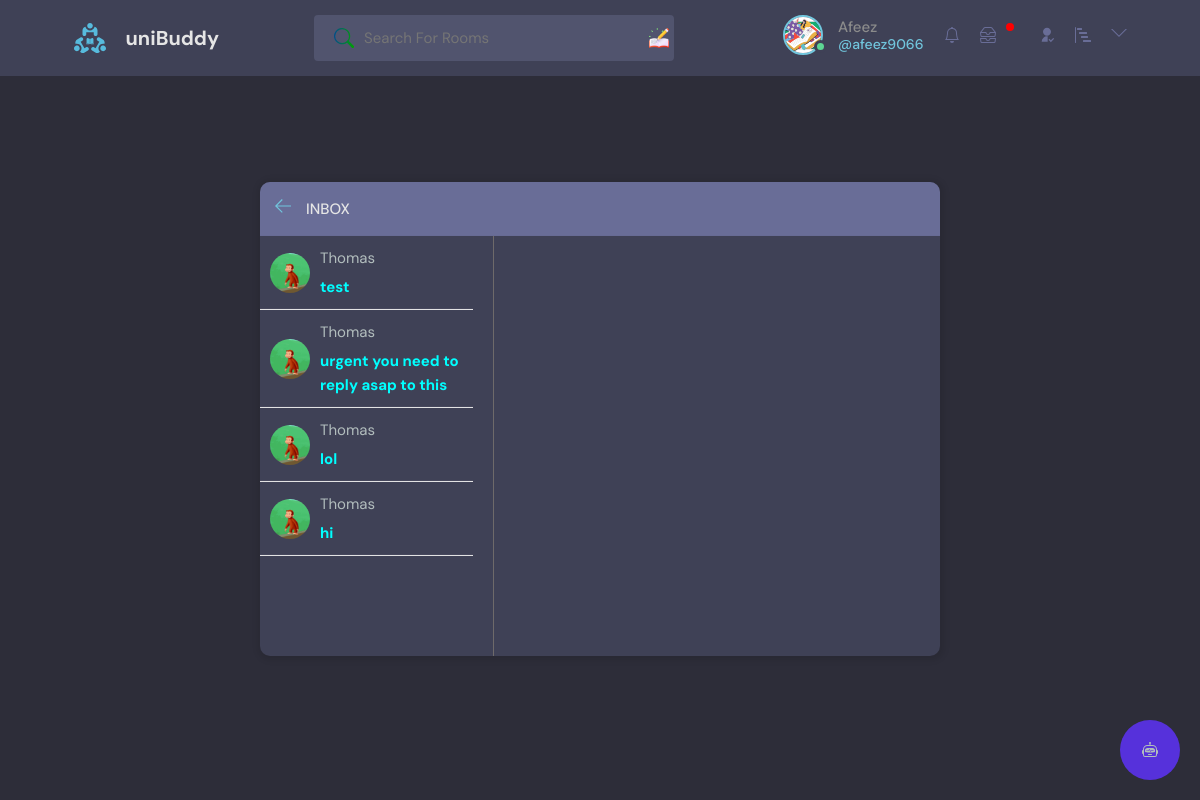
Page /inbox/ (signed in) on the earlier database version.
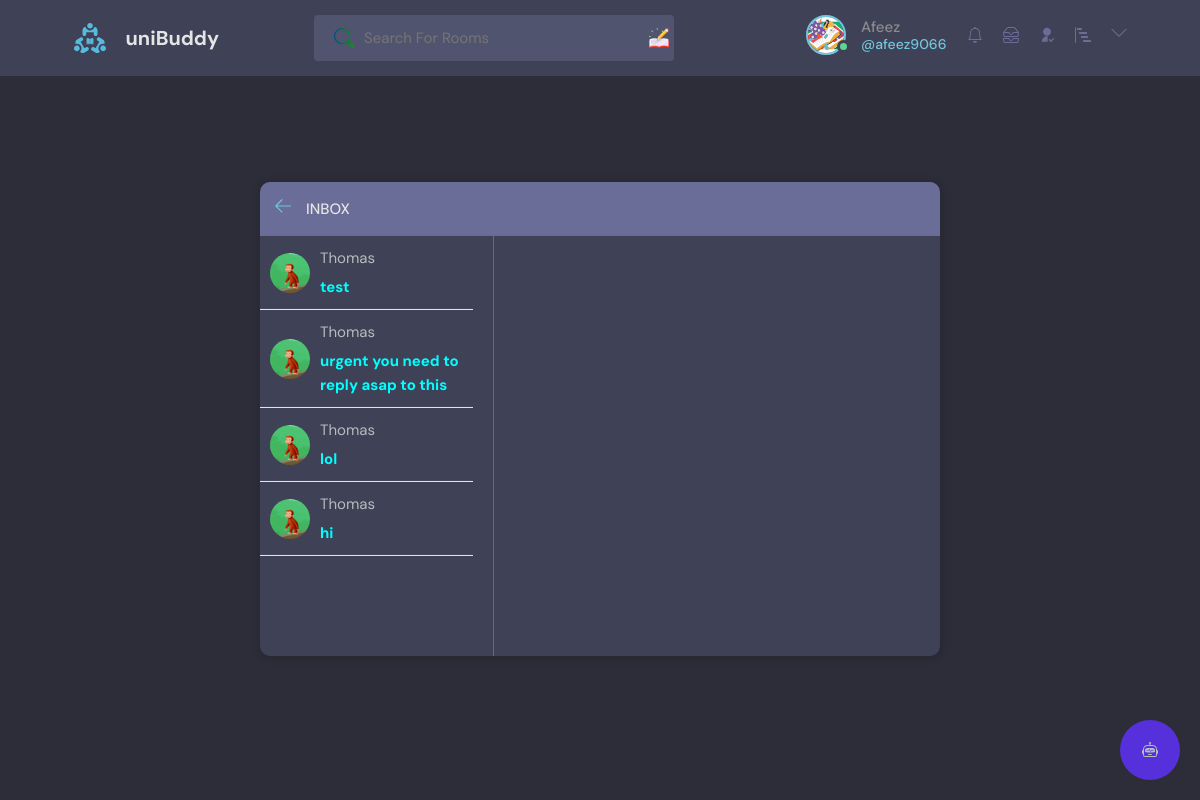
Same page on the later database version.
### base/views.py (the view)
# urls.py: path('inbox/', views.inbox, name="inbox"),
@login_required(login_url='login')
def inbox(request):
    user = request.user
    messageRequests = user.messages.all()
    unreadCount = messageRequests.filter(is_read=False).count()
    context = {'messageRequests': messageRequests, 'unreadCount': unreadCount}
    return render(request, 'base/inbox.html', context)

### base/templatetags/custom_tags.py (called while the page is built)
@register.simple_tag
def unread_messages_count(user):
    return user.messages.filter(is_read=False).count()

### base/templatetags/notification_tags.py (called while the page is built)
@register.simple_tag
def unread_notifications_count(user):
    last_checked = user.last_checked
    return Notification.objects.filter(receiver=user, created_at__gt=last_checked).count()

### base/templates/base/inbox.html (shortened to what this page needs)
{% extends 'main.html' %}
{% load static %}
{% block content %}
<main class="create-room layout">
  <div class="container">
    <div class="layout__box">
      <div class="layout__boxHeader">
        <div class="layout__boxTitle">
          <a href="{% url 'home' %}">
            <svg version="1.1" xmlns="http://www.w3.org/2000/svg" width="32" height="32" viewBox="0 0 32 32">
              <title>arrow-left</title>
              <path
                d="M13.723 2.286l-13.723 13.714 13.719 13.714 1.616-1.611-10.96-10.96h27.625v-2.286h-27.625l10.965-10.965-1.616-1.607z">
              </path>
            </svg>
          </a>
          <h3>Inbox</h3>
        </div>
      </div>
      <div class="inbox-container layout__body">
        <div class="inbox">
          <ul class="messages">
            {% for message in messageRequests %}
            {% if message.is_read == False %}
            <li class="message message--unread" data-message-id="{{message.id}}">
              {% else %}
            <li class="message" data-message-id="{{message.id}}">
              {% endif %}
              <div class="message__content">
                <div class="message__info">
                  <img class="message__avatar" src="{{message.user.avatar.url}}" alt="{{message.user.username}}'s avatar">
                  <div class="message__author-subject">
                    <span class="message__author">{{message.name}}</span>
                    <span class="message__subject">{{message.subject}}</span>
                  </div>
                </div>
          </div>
            </li>
            {% endfor %}
          </ul>
        </div>
        <div class="message-view message-view-top">
        </div>
      </div>
    </div>
  </div>
</main>
{% endblock content %}

### templates/navbar.html (shortened to what this page needs)
{% load static %}
{% load static custom_tags %}
{% load static notification_tags %}
<header class="header header--loggedIn">
    <div class="container">
        <a href="{% url 'home' %}" class="header__logo">
            <img src="{% static 'images/logo.svg' %}" />
            <h1>uniBuddy</h1>
        </a>
        <form class="header__search" method="GET" action="{% url 'home' %}">
            <label>
                <input name="q" placeholder="Search For Rooms" />
                <div class="search-addon"></div>
            </label>
        </form>
        <nav class="header__menu">
            {% if request.user.is_authenticated %}
            <div class="header__user">
                <a href="{% url 'user-profile' request.user.id %}">
                    <div class="avatar avatar--medium active">
                        <img src="{{request.user.avatar.url}}" />
                    </div>
                    <p>{{request.user.name}} <span>@{{request.user.username}}</span></p>
                    <a href="{% url 'get_notifications' %}">
                    </a>
                    {% unread_messages_count request.user as unreadCount %}
                    <a href="{% url 'inbox' %}">
                        {% if unreadCount > 0 %}
                            <span class="notification-dot"></span>
                        {% endif %}
                    </a>
                </a>
                <a href="{% url 'follower_list' request.user.id %}">
                    <svg xmlns="http://www.w3.org/2000/svg" viewBox="0 0 24 24"> <g> <path fill="none" d="M0 0h24v24H0z"/>
                        <path d="M13 14.062V22H4a8 8 0 0 1 9-7.938zM12 13c-3.315 0-6-2.685-6-6s2.685-6 6-6 6 2.685 6 6-2.685 6-6 6zm5.793 6.914l3.535-3.535 1.415 1.414-4.95 4.95-3.536-3.536 1.415-1.414 2.12 2.121z"/> </g>
                    </svg>
                </a>
                <a href="{% url 'leaderboard' %}">
                </a>
                <button class="dropdown-button">
                    <svg version="1.1" xmlns="http://www.w3.org/2000/svg" width="32" height="32" viewBox="0 0 32 32">
                        <title>chevron-down</title>
                        <path d="M16 21l-13-13h-3l16 16 16-16h-3l-13 13z"></path>
                    </svg>
                </button>
            </div>
            {% else %}
            <a href="{% url 'login' %}">
                <img src="{% static 'images/avatar.svg' %}" />
                <p>Login</p>
            </a>
            {% endif %}
        </nav>
    </div>
</header>

Differences in the rows shown:
changed Message "test": is_read False → True (drawn)
